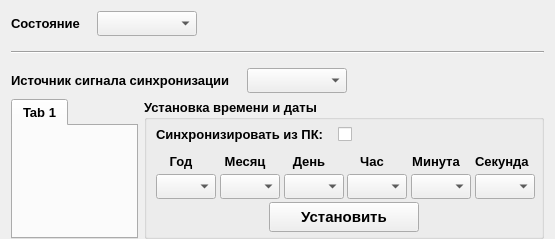
          <widget class="QWidget" name="tab_Clock">
           <attribute name="title">
            <string>Часы </string>
           </attribute>
           <layout class="QVBoxLayout" name="verticalLayout_5">
            <property name="bottomMargin">
             <number>0</number>
            </property>
            <item>
             <layout class="QHBoxLayout" name="horizontalLayout_13">
              <item>
               <widget class="QLabel" name="labelClockStatus">
                <property name="minimumSize">
                 <size>
                  <width>80</width>
                  <height>25</height>
                 </size>
                </property>
                <property name="maximumSize">
                 <size>
                  <width>80</width>
                  <height>2025</height>
                 </size>
                </property>
                <property name="font">
                 <font>
                  <pointsize>10</pointsize>
                  <weight>75</weight>
                  <bold>true</bold>
                 </font>
                </property>
                <property name="text">
                 <string>Состояние</string>
                </property>
               </widget>
              </item>
              <item>
               <widget class="QComboBox" name="comboBoxClockState">
                <property name="minimumSize">
                 <size>
                  <width>100</width>
                  <height>25</height>
                 </size>
                </property>
                <property name="maximumSize">
                 <size>
                  <width>100</width>
                  <height>2025</height>
                 </size>
                </property>
                <property name="font">
                 <font>
                  <pointsize>10</pointsize>
                  <weight>75</weight>
                  <bold>true</bold>
                 </font>
                </property>
               </widget>
              </item>
              <item>
               <spacer name="horizontalSpacer_12">
                <property name="orientation">
                 <enum>Qt::Horizontal</enum>
                </property>
                <property name="sizeHint" stdset="0">
                 <size>
                  <width>40</width>
                  <height>20</height>
                 </size>
                </property>
               </spacer>
              </item>
             </layout>
            </item>
            <item>
             <widget class="Line" name="line_4">
              <property name="minimumSize">
               <size>
                <width>0</width>
                <height>20</height>
               </size>
              </property>
              <property name="maximumSize">
               <size>
                <width>16777215</width>
                <height>20</height>
               </size>
              </property>
              <property name="orientation">
               <enum>Qt::Horizontal</enum>
              </property>
             </widget>
            </item>
            <item>
             <layout class="QHBoxLayout" name="horizontalLayout_16">
              <item>
               <widget class="QLabel" name="labelClockCorrection_3">
                <property name="minimumSize">
                 <size>
                  <width>230</width>
                  <height>25</height>
                 </size>
                </property>
                <property name="maximumSize">
                 <size>
                  <width>230</width>
                  <height>25</height>
                 </size>
                </property>
                <property name="font">
                 <font>
                  <pointsize>10</pointsize>
                  <weight>75</weight>
                  <bold>true</bold>
                 </font>
                </property>
                <property name="text">
                 <string>Источник сигнала синхронизации</string>
                </property>
               </widget>
              </item>
              <item>
               <widget class="QComboBox" name="comboBoxClockSyncSource">
                <property name="minimumSize">
                 <size>
                  <width>100</width>
                  <height>25</height>
                 </size>
                </property>
                <property name="maximumSize">
                 <size>
                  <width>100</width>
                  <height>25</height>
                 </size>
                </property>
                <property name="font">
                 <font>
                  <pointsize>10</pointsize>
                  <weight>75</weight>
                  <bold>true</bold>
                 </font>
                </property>
               </widget>
              </item>
              <item>
               <spacer name="horizontalSpacer_23">
                <property name="orientation">
                 <enum>Qt::Horizontal</enum>
                </property>
                <property name="sizeHint" stdset="0">
                 <size>
                  <width>40</width>
                  <height>20</height>
                 </size>
                </property>
               </spacer>
              </item>
             </layout>
            </item>
            <item>
             <layout class="QHBoxLayout" name="horizontalLayout_5">
              <item>
               <widget class="QTabWidget" name="tabWidgetClockConfig">
                <property name="minimumSize">
                 <size>
                  <width>0</width>
                  <height>140</height>
                 </size>
                </property>
                <property name="maximumSize">
                 <size>
                  <width>16777215</width>
                  <height>140</height>
                 </size>
                </property>
                <property name="font">
                 <font>
                  <pointsize>10</pointsize>
                  <weight>75</weight>
                  <bold>true</bold>
                 </font>
                </property>
                <property name="currentIndex">
                 <number>0</number>
                </property>
                <widget class="QWidget" name="tab">
                 <attribute name="title">
                  <string>Tab 1</string>
                 </attribute>
                </widget>
               </widget>
              </item>
              <item>
               <widget class="QGroupBox" name="groupBoxSetDateAndTime">
                <property name="minimumSize">
                 <size>
                  <width>400</width>
                  <height>140</height>
                 </size>
                </property>
                <property name="maximumSize">
                 <size>
                  <width>400</width>
                  <height>140</height>
                 </size>
                </property>
                <property name="font">
                 <font>
                  <pointsize>10</pointsize>
                  <weight>75</weight>
                  <bold>true</bold>
                 </font>
                </property>
                <property name="title">
                 <string>Установка времени и даты</string>
                </property>
                <layout class="QVBoxLayout" name="verticalLayout_12">
                 <property name="spacing">
                  <number>2</number>
                 </property>
                 <property name="leftMargin">
                  <number>9</number>
                 </property>
                 <property name="topMargin">
                  <number>2</number>
                 </property>
                 <property name="bottomMargin">
                  <number>2</number>
                 </property>
                 <item>
                  <layout class="QHBoxLayout" name="horizontalLayout_9">
                   <item>
                    <widget class="QLabel" name="labelClockStatus_2">
                     <property name="minimumSize">
                      <size>
                       <width>180</width>
                       <height>25</height>
                      </size>
                     </property>
                     <property name="maximumSize">
                      <size>
                       <width>180</width>
                       <height>25</height>
                      </size>
                     </property>
                     <property name="font">
                      <font>
                       <pointsize>10</pointsize>
                       <weight>75</weight>
                       <bold>true</bold>
                      </font>
                     </property>
                     <property name="text">
                      <string>Синхронизировать из ПК:</string>
                     </property>
                    </widget>
                   </item>
                   <item>
                    <widget class="QCheckBox" name="checkBoxSyncPC">
                     <property name="minimumSize">
                      <size>
                       <width>30</width>
                       <height>0</height>
                      </size>
                     </property>
                     <property name="maximumSize">
                      <size>
                       <width>30</width>
                       <height>16777215</height>
                      </size>
                     </property>
                     <property name="text">
                      <string/>
                     </property>
                    </widget>
                   </item>
                   <item>
                    <spacer name="horizontalSpacer_2">
                     <property name="orientation">
                      <enum>Qt::Horizontal</enum>
                     </property>
                     <property name="sizeHint" stdset="0">
                      <size>
                       <width>40</width>
                       <height>20</height>
                      </size>
                     </property>
                    </spacer>
                   </item>
                  </layout>
                 </item>
                 <item>
                  <layout class="QGridLayout" name="gridLayout">
                   <property name="horizontalSpacing">
                    <number>6</number>
                   </property>
                   <property name="verticalSpacing">
                    <number>0</number>
                   </property>
                   <item row="0" column="2">
                    <widget class="QLabel" name="labelClockStatus_6">
                     <property name="minimumSize">
                      <size>
                       <width>50</width>
                       <height>25</height>
                      </size>
                     </property>
                     <property name="maximumSize">
                      <size>
                       <width>50</width>
                       <height>25</height>
                      </size>
                     </property>
                     <property name="font">
                      <font>
                       <pointsize>10</pointsize>
                       <weight>75</weight>
                       <bold>true</bold>
                      </font>
                     </property>
                     <property name="text">
                      <string>День</string>
                     </property>
                     <property name="alignment">
                      <set>Qt::AlignCenter</set>
                     </property>
                    </widget>
                   </item>
                   <item row="1" column="1">
                    <widget class="QComboBox" name="comboBoxClockSetMounth">
                     <property name="minimumSize">
                      <size>
                       <width>60</width>
                       <height>25</height>
                      </size>
                     </property>
                     <property name="maximumSize">
                      <size>
                       <width>60</width>
                       <height>25</height>
                      </size>
                     </property>
                     <property name="font">
                      <font>
                       <pointsize>8</pointsize>
                       <weight>75</weight>
                       <bold>true</bold>
                      </font>
                     </property>
                    </widget>
                   </item>
                   <item row="0" column="0">
                    <widget class="QLabel" name="labelClockStatus_4">
                     <property name="minimumSize">
                      <size>
                       <width>50</width>
                       <height>25</height>
                      </size>
                     </property>
                     <property name="maximumSize">
                      <size>
                       <width>50</width>
                       <height>25</height>
                      </size>
                     </property>
                     <property name="font">
                      <font>
                       <pointsize>10</pointsize>
                       <weight>75</weight>
                       <bold>true</bold>
                      </font>
                     </property>
                     <property name="text">
                      <string>Год</string>
                     </property>
                     <property name="alignment">
                      <set>Qt::AlignCenter</set>
                     </property>
                    </widget>
                   </item>
                   <item row="0" column="3">
                    <widget class="QLabel" name="labelClockStatus_7">
                     <property name="minimumSize">
                      <size>
                       <width>50</width>
                       <height>25</height>
                      </size>
                     </property>
                     <property name="maximumSize">
                      <size>
                       <width>50</width>
                       <height>25</height>
                      </size>
                     </property>
                     <property name="font">
                      <font>
                       <pointsize>10</pointsize>
                       <weight>75</weight>
                       <bold>true</bold>
                      </font>
                     </property>
                     <property name="text">
                      <string>Час</string>
                     </property>
                     <property name="alignment">
                      <set>Qt::AlignCenter</set>
                     </property>
                    </widget>
                   </item>
                   <item row="0" column="1">
                    <widget class="QLabel" name="labelClockStatus_5">
                     <property name="minimumSize">
                      <size>
                       <width>50</width>
                       <height>25</height>
                      </size>
                     </property>
                     <property name="maximumSize">
                      <size>
                       <width>50</width>
                       <height>25</height>
                      </size>
                     </property>
                     <property name="font">
                      <font>
                       <pointsize>10</pointsize>
                       <weight>75</weight>
                       <bold>true</bold>
                      </font>
                     </property>
                     <property name="text">
                      <string>Месяц</string>
                     </property>
                     <property name="alignment">
                      <set>Qt::AlignCenter</set>
                     </property>
                    </widget>
                   </item>
                   <item row="0" column="4">
                    <widget class="QLabel" name="labelClockStatus_8">
                     <property name="minimumSize">
                      <size>
                       <width>50</width>
                       <height>25</height>
                      </size>
                     </property>
                     <property name="maximumSize">
                      <size>
                       <width>50</width>
                       <height>25</height>
                      </size>
                     </property>
                     <property name="font">
                      <font>
                       <pointsize>10</pointsize>
                       <weight>75</weight>
                       <bold>true</bold>
                      </font>
                     </property>
                     <property name="text">
                      <string>Минута</string>
                     </property>
                     <property name="alignment">
                      <set>Qt::AlignCenter</set>
                     </property>
                    </widget>
                   </item>
                   <item row="1" column="0">
                    <widget class="QComboBox" name="comboBoxClockSetYear">
                     <property name="minimumSize">
                      <size>
                       <width>60</width>
                       <height>25</height>
                      </size>
                     </property>
                     <property name="maximumSize">
                      <size>
                       <width>60</width>
                       <height>25</height>
                      </size>
                     </property>
                     <property name="font">
                      <font>
                       <pointsize>8</pointsize>
                       <weight>75</weight>
                       <bold>true</bold>
                      </font>
                     </property>
                    </widget>
                   </item>
                   <item row="1" column="3">
                    <widget class="QComboBox" name="comboBoxClockSetHour">
                     <property name="minimumSize">
                      <size>
                       <width>60</width>
                       <height>25</height>
                      </size>
                     </property>
                     <property name="maximumSize">
                      <size>
                       <width>60</width>
                       <height>25</height>
                      </size>
                     </property>
                     <property name="font">
                      <font>
                       <pointsize>8</pointsize>
                       <weight>75</weight>
                       <bold>true</bold>
                      </font>
                     </property>
                    </widget>
                   </item>
                   <item row="1" column="4">
                    <widget class="QComboBox" name="comboBoxClockSetMinutes">
                     <property name="minimumSize">
                      <size>
                       <width>60</width>
                       <height>25</height>
                      </size>
                     </property>
                     <property name="maximumSize">
                      <size>
                       <width>60</width>
                       <height>25</height>
                      </size>
                     </property>
                     <property name="font">
                      <font>
                       <pointsize>8</pointsize>
                       <weight>75</weight>
                       <bold>true</bold>
                      </font>
                     </property>
                    </widget>
                   </item>
                   <item row="1" column="2">
                    <widget class="QComboBox" name="comboBoxClockSetDate">
                     <property name="minimumSize">
                      <size>
                       <width>60</width>
                       <height>25</height>
                      </size>
                     </property>
                     <property name="maximumSize">
                      <size>
                       <width>60</width>
                       <height>25</height>
                      </size>
                     </property>
                     <property name="font">
                      <font>
                       <pointsize>8</pointsize>
                       <weight>75</weight>
                       <bold>true</bold>
                      </font>
                     </property>
                    </widget>
                   </item>
                   <item row="1" column="5">
                    <widget class="QComboBox" name="comboBoxClockSetSecond">
                     <property name="minimumSize">
                      <size>
                       <width>60</width>
                       <height>25</height>
                      </size>
                     </property>
                     <property name="maximumSize">
                      <size>
                       <width>60</width>
                       <height>25</height>
                      </size>
                     </property>
                     <property name="font">
                      <font>
                       <pointsize>8</pointsize>
                       <weight>75</weight>
                       <bold>true</bold>
                      </font>
                     </property>
                    </widget>
                   </item>
                   <item row="0" column="5">
                    <widget class="QLabel" name="label_2">
                     <property name="font">
                      <font>
                       <pointsize>10</pointsize>
                       <weight>75</weight>
                       <bold>true</bold>
                      </font>
                     </property>
                     <property name="text">
                      <string>Секунда</string>
                     </property>
                    </widget>
                   </item>
                  </layout>
                 </item>
                 <item>
                  <spacer name="verticalSpacer_6">
                   <property name="orientation">
                    <enum>Qt::Vertical</enum>
                   </property>
                   <property name="sizeHint" stdset="0">
                    <size>
                     <width>20</width>
                     <height>40</height>
                    </size>
                   </property>
                  </spacer>
                 </item>
                 <item>
                  <layout class="QHBoxLayout" name="horizontalLayout_14">
                   <item>
                    <spacer name="horizontalSpacer_13">
                     <property name="orientation">
                      <enum>Qt::Horizontal</enum>
                     </property>
                     <property name="sizeHint" stdset="0">
                      <size>
                       <width>40</width>
                       <height>20</height>
                      </size>
                     </property>
                    </spacer>
                   </item>
                   <item>
                    <widget class="QPushButton" name="pushButtonSetTime">
                     <property name="minimumSize">
                      <size>
                       <width>150</width>
                       <height>30</height>
                      </size>
                     </property>
                     <property name="maximumSize">
                      <size>
                       <width>150</width>
                       <height>30</height>
                      </size>
                     </property>
                     <property name="font">
                      <font>
                       <pointsize>11</pointsize>
                       <weight>75</weight>
                       <bold>true</bold>
                      </font>
                     </property>
                     <property name="text">
                      <string>Установить</string>
                     </property>
                    </widget>
                   </item>
                   <item>
                    <spacer name="horizontalSpacer_15">
                     <property name="orientation">
                      <enum>Qt::Horizontal</enum>
                     </property>
                     <property name="sizeHint" stdset="0">
                      <size>
                       <width>40</width>
                       <height>20</height>
                      </size>
                     </property>
                    </spacer>
                   </item>
                  </layout>
                 </item>
                 <item>
                  <spacer name="verticalSpacer_3">
                   <property name="orientation">
                    <enum>Qt::Vertical</enum>
                   </property>
                   <property name="sizeHint" stdset="0">
                    <size>
                     <width>20</width>
                     <height>40</height>
                    </size>
                   </property>
                  </spacer>
                 </item>
                </layout>
               </widget>
              </item>
             </layout>
            </item>
            <item>
             <spacer name="verticalSpacer_4">
              <property name="orientation">
               <enum>Qt::Vertical</enum>
              </property>
              <property name="sizeHint" stdset="0">
               <size>
                <width>20</width>
                <height>0</height>
               </size>
              </property>
             </spacer>
            </item>
           </layout>
          </widget>
